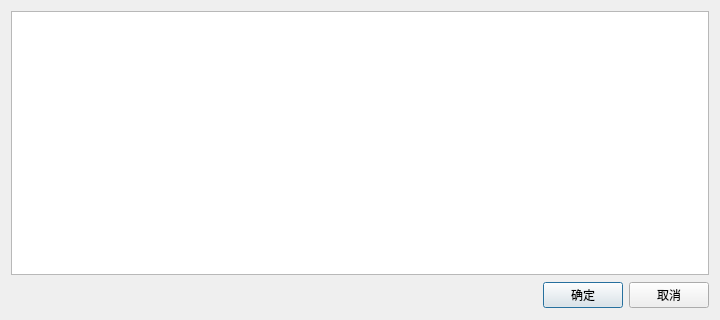
<?xml version="1.0" encoding="UTF-8"?>
<ui version="4.0">
 <class>ViewFieldTableDialog</class>
 <widget class="QDialog" name="ViewFieldTableDialog">
  <property name="geometry">
   <rect>
    <x>0</x>
    <y>0</y>
    <width>720</width>
    <height>320</height>
   </rect>
  </property>
  <property name="sizePolicy">
   <sizepolicy hsizetype="Expanding" vsizetype="Expanding">
    <horstretch>0</horstretch>
    <verstretch>0</verstretch>
   </sizepolicy>
  </property>
  <property name="minimumSize">
   <size>
    <width>500</width>
    <height>270</height>
   </size>
  </property>
  <property name="maximumSize">
   <size>
    <width>5000</width>
    <height>4000</height>
   </size>
  </property>
  <property name="windowTitle">
   <string>视图字段管理</string>
  </property>
  <layout class="QGridLayout" name="gridLayout">
   <item row="0" column="0">
    <widget class="QTableWidget" name="tableWidget"/>
   </item>
   <item row="1" column="0">
    <layout class="QHBoxLayout" name="horizontalLayout_2">
     <item>
      <spacer name="horizontalSpacer">
       <property name="orientation">
        <enum>Qt::Horizontal</enum>
       </property>
       <property name="sizeHint" stdset="0">
        <size>
         <width>40</width>
         <height>28</height>
        </size>
       </property>
      </spacer>
     </item>
     <item>
      <widget class="QPushButton" name="pbt_Confirm">
       <property name="text">
        <string>确定</string>
       </property>
      </widget>
     </item>
     <item>
      <widget class="QPushButton" name="pbt_Cancel">
       <property name="text">
        <string>取消</string>
       </property>
      </widget>
     </item>
    </layout>
   </item>
  </layout>
 </widget>
 <resources/>
 <connections/>
</ui>
